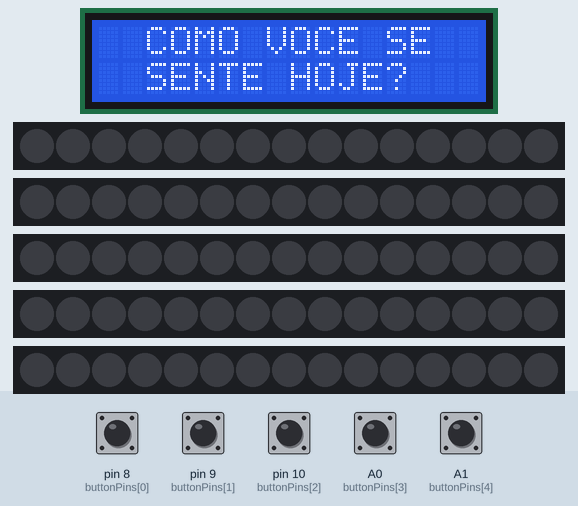
A sketch run on a simulated Arduino Uno, built with avr-gcc and run on an emulated ATmega328P. Shown: 16×2 character LCD, 5 × 15 RGB LEDs in strip order, left to right. Inputs (shaded band) come from the test bench; at power-on: A0 (buttonPins[3]), A1 (buttonPins[4]), pin 8 (buttonPins[0]), pin 9 (buttonPins[1]), pin 10 (buttonPins[2]) LOW. Colours are those a GRB WS2812 strip shows for the declared byte order; random numbers use the default seed unless the sketch sets one.

Above: at 1.2 s.
1.3 s: pin 8 (buttonPins[0]) pulled HIGH for 0.15 s
At 1.99 s:
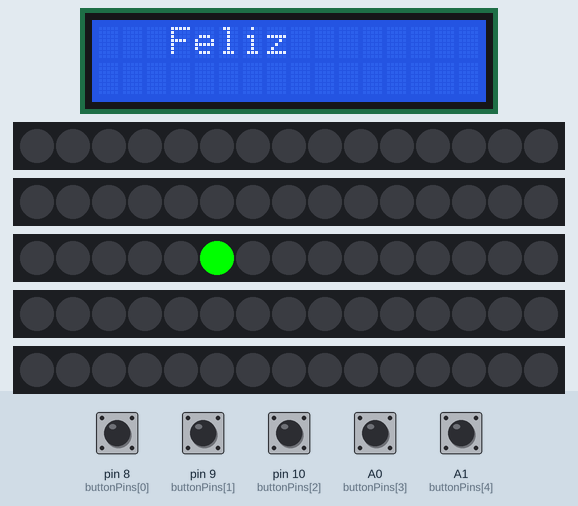
3.2 s: pin 9 (buttonPins[1]) pulled HIGH for 0.15 s
At 3.36 s:
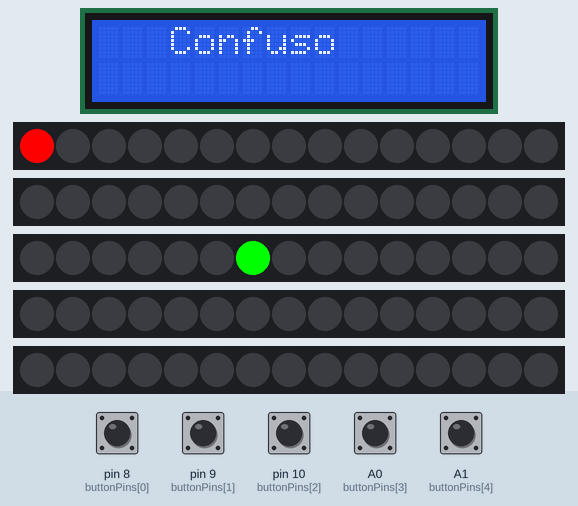
5.0 s: pin 10 (buttonPins[2]) pulled HIGH for 0.15 s
At 6.65 s:
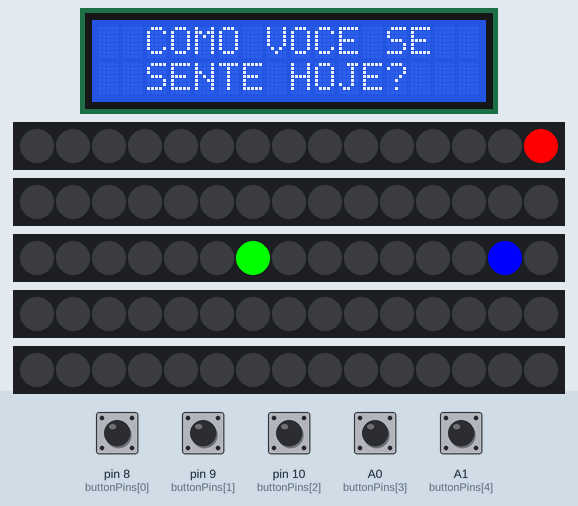
6.8 s: A0 (buttonPins[3]) pulled HIGH for 0.15 s
At 6.86 s:
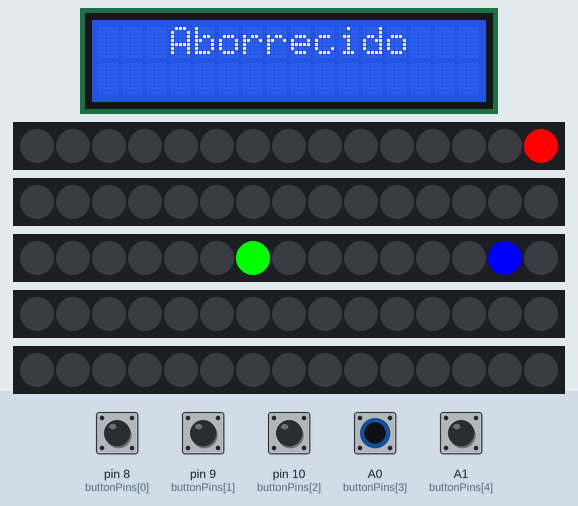
8.6 s: A1 (buttonPins[4]) pulled HIGH for 0.15 s
At 8.76 s:
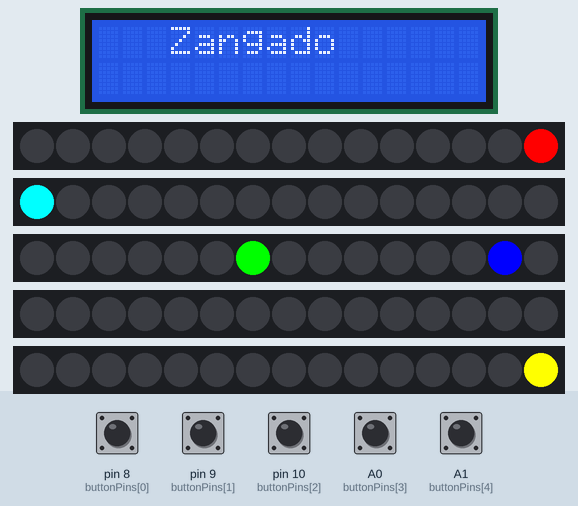
10.4 s: pin 8 (buttonPins[0]) pulled HIGH for 1 s
At 10.45 s:
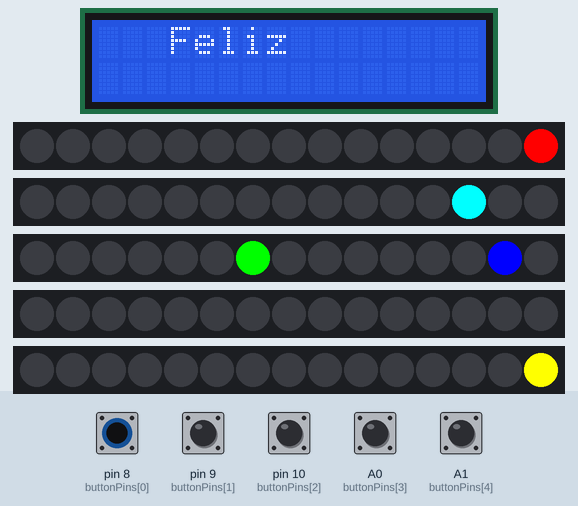

The sketch:

main.ino
```cpp
#include "FastLED.h"
#include <SPI.h>
#include <SD.h>
#include <Wire.h>
#include <LiquidCrystal_I2C.h>

// Setup Led
#define LED_COUNT 15
#define BUTTON_LEN 5
#define LEDS_LEN 5
#define FLOWERS_LEN 15

// Setup LCD
#define col 16
#define lin 2
#define ende 0x27
LiquidCrystal_I2C lcd(ende, col, lin);

// Setup SD
#define CS 4
/*
Modulo cartão SD:
    CS 4
    SCK 13
    MOSI 11
    MISO 12
*/

File file;

// Pinos para os botões
short buttonPins[BUTTON_LEN] = {8, 9, 10, A0, A1};

bool lastState[LEDS_LEN] = {false, false, false, false, false};

// Cores de cada botão
const CRGB buttonsColors[BUTTON_LEN] = {
    CRGB(255, 0, 0),
    CRGB(0, 255, 0),
    CRGB(0, 0, 255),
    CRGB(255, 255, 0),
    CRGB(255, 0, 255)};

// Emoções para serem gravadas no cartão SD
const char *emotions[BUTTON_LEN] = {
    "Feliz",
    "Confuso",
    "Triste",
    "Aborrecido",
    "Zangado"};

// Ordem em que as flores serão acesas
// Primeiro índice corresponde ao índice da fita led e o segundo ao led da flor
const short flowersOrder[FLOWERS_LEN][2] = {
    {0, 14},
    {2, 13},
    {4, 14},
    {1, 12},
    {3, 13},
    {0, 11},
    {4, 11},
    {3, 10},
    {2, 9},
    {1, 9},
    {4, 8},
    {1, 7},
    {3, 7},
    {0, 8},
    {2, 6}};

// Variável que armazena todas as fitas led
CRGB leds[LEDS_LEN][LED_COUNT];

// Indica qual flor será direcionada a animação
short order;

bool state;

// Função que realiza a animação da cor subindo até chegar na flor
void animate(short order, CRGB color)
{
  const short ledsIdx = flowersOrder[order][0];
  const short idx = flowersOrder[order][1];

  CRGB temp = leds[ledsIdx][0];

  for (short i = 0; i <= idx; i++)
  {
    if (i > 0)
    {
      leds[ledsIdx][i - 1] = temp;
      temp = leds[ledsIdx][i];
    }
    leds[ledsIdx][i] = color;

    delay(100);
    FastLED.show();
  }
}

// Função que abre o arquivo das emoções e adiciona uma nova emoção
void writeSD(short i)
{
  file = SD.open("registro_emocoes/emocoes.txt", FILE_WRITE);
  if (!file)
    return;
  file.println(emotions[i]);
  file.close();
  Serial.println(emotions[i]);
}

void resetLCD()
{
  lcd.clear();

  lcd.setCursor(2, 0);
  lcd.print("COMO VOCE SE");
  lcd.setCursor(2, 1);
  lcd.print("SENTE HOJE?");
}

void emotionLCD(short i)
{
  lcd.clear();

  lcd.setCursor(3, 0);
  lcd.print(emotions[i]);
}

void setup()
{
  // Inicializando a comunicação serial
  Serial.begin(9600);

  // LCD
  lcd.init();
  lcd.backlight();
  resetLCD();

  /*
    // Inicializando a comunicação com o cartão SD
    if (!SD.begin(CS)) {
      Serial.println("Não foi possível acessar o cartão.");
    } else {
      Serial.println("Cartão inicializado.");
      //Verifica se a pasta existe, caso não, cria a pasta.
      const bool file_exists = SD.exists("registro_emocoes");

      if (!file_exists) {
        Serial.println("Criando pasta registro_emocoes.");
        SD.mkdir("registro_emocoes");
      }

      //Verifica se o arquivo existe, caso não, cria o arquivo.
      const bool archive_exists = SD.exists("registro_emocoes/emocoes.txt");

      if (!archive_exists) {
        Serial.println("Criando arquivo registro_emocoes/emocoes.txt.");
        file = SD.open("registro_emocoes/emocoes.txt", FILE_WRITE);
        file.close();
      }
    }
    */

  // Inicializando uma seed geradora de números pseudoaleatórios
  randomSeed(analogRead(A3));

  // Declarando os pinos dos botões como INPUT
  for (int i = 0; i < BUTTON_LEN; i++)
  {
    pinMode(buttonPins[i], INPUT);
  }

  // Declarando os pinos das fitas led para serem gerenciados pela biblioteca FastLED
  FastLED.addLeds<WS2812, 2, RGB>(leds[0], LED_COUNT);
  FastLED.addLeds<WS2812, 3, RGB>(leds[1], LED_COUNT);
  FastLED.addLeds<WS2812, 5, RGB>(leds[2], LED_COUNT);
  FastLED.addLeds<WS2812, 6, RGB>(leds[3], LED_COUNT);
  FastLED.addLeds<WS2812, 7, RGB>(leds[4], LED_COUNT);
  FastLED.clear();
  FastLED.show();

  // Inicializando uma flor inicial
  order = random(15);
}

void loop()
{
  for (int i = 0; i < BUTTON_LEN; i++)
  {
    state = digitalRead(buttonPins[i]);

    if (state && !(lastState[i]))
    {
      const CRGB color = buttonsColors[i];
      emotionLCD(i);
      animate(order, color);
      resetLCD();

      // writeSD(emotions[i]);
      order = (order + 1) % FLOWERS_LEN;
    }
    lastState[i] = state;
  }
}
```

Measured:
- after the input at 1.3 s, the display: first changes at once (image 1 shows a later state)
- after the input at 3.2 s, the display: first changes at once (image 2 shows a later state)
- after the input at 5.0 s, the display: first changes at once (image 3 shows a later state)
- after the input at 6.8 s, the display: changes at once (image 4)
- after the input at 8.6 s, the display: first changes at once (image 5 shows a later state)
- after the input at 10.4 s, the display: changes at once (image 6)
